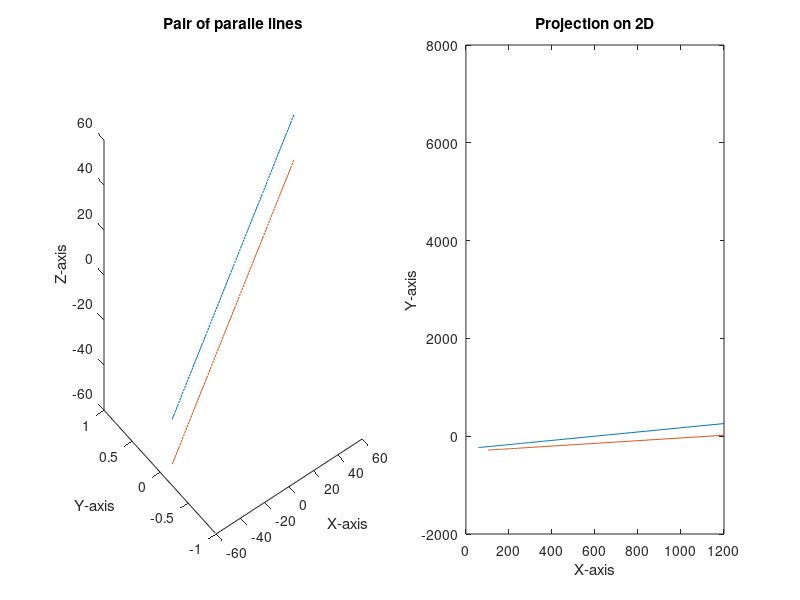

MATLAB code to generate this figure:
% clear all;
% close all;
clc;

subplot(1,2,1);
% fsurf(x,y,z1);
x = (-50:50);
y = zeros(1,101);
z1 = x+10;
z2 = x-10;
plot3(x,y,z1,x,y,z2);
title('Pair of paralle lines')
xlabel('X-axis');
ylabel('Y-axis');
zlabel('Z-axis');

camMatrix = [500 0 320;0 500 240;0 0 1]*[0.985 -0.151 -0.087 10;0 -0.5 0.866 -30;-0.174 -0.853 -0.492 40];
projection1 = camMatrix*[x;y;z1;ones(1,101)];
projection2 = camMatrix*[x;y;z2;ones(1,101)];

subplot(1,2,2);
x1 = bsxfun(@rdivide,projection1(1,:),projection1(3,:));
y1 = bsxfun(@rdivide,projection1(2,:),projection1(3,:));
x2 = bsxfun(@rdivide,projection2(1,:),projection2(3,:));
y2 = bsxfun(@rdivide,projection2(2,:),projection2(3,:));

plot(x1,y1,x2,y2);
xlim([0,1200]);
title('Projection on 2D')
xlabel('X-axis');
ylabel('Y-axis');
zlabel('Z-axis');